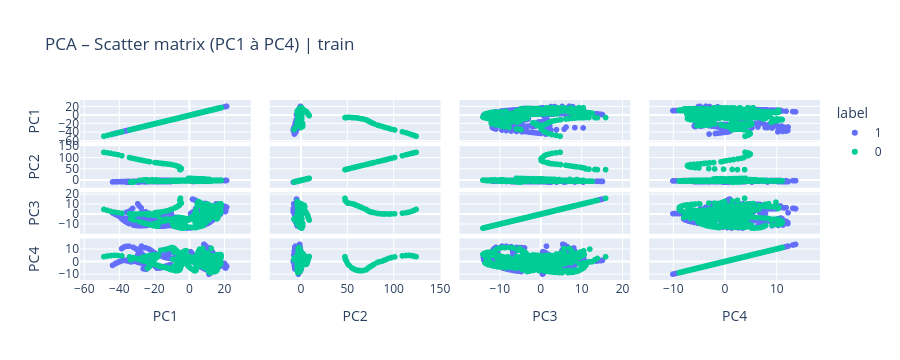
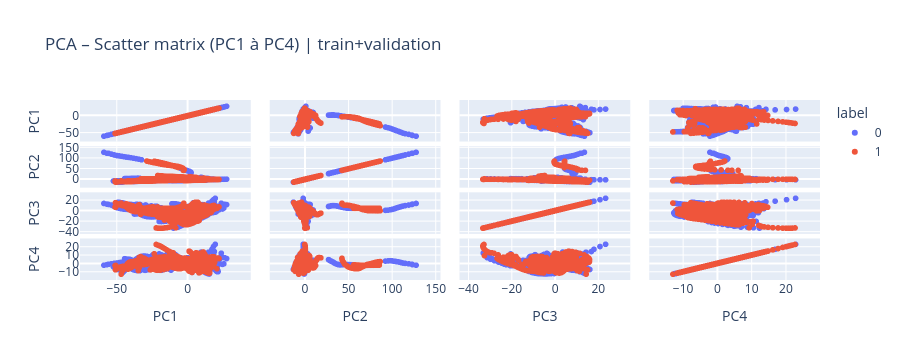

Here is the notebook cell these charts were saved with, in order:
### Code cell
fig = px.scatter_matrix(
    X_plot,
    dimensions=["PC1", "PC2", "PC3", "PC4"],
    color="label",
    title="PCA – Scatter matrix (PC1 à PC4) | train"
)
fig.show()

fig = px.scatter_matrix(
    X_plot_tot,
    dimensions=["PC1", "PC2", "PC3", "PC4"],
    color="label",
    title="PCA – Scatter matrix (PC1 à PC4) | train+validation"
)
fig.show()

### Figure 1 — Plotly figure (JSON) as saved in the notebook; plotly's stock layout.template omitted (floating-point values rounded to 4 significant figures; data arrays with more than 128 entries replaced by an {"elided": "..."} marker saying what was removed)
{"data": [{"dimensions": [{"axis": {"matches": true}, "label": "PC1", "values": {"elided": "382 float values"}}, {"axis": {"matches": true}, "label": "PC2", "values": {"elided": "382 float values"}}, {"axis": {"matches": true}, "label": "PC3", "values": {"elided": "382 float values"}}, {"axis": {"matches": true}, "label": "PC4", "values": {"elided": "382 float values"}}], "hovertemplate": "label=1<br>%{xaxis.title.text}=%{x}<br>%{yaxis.title.text}=%{y}<extra></extra>", "legendgroup": "1", "marker": {"color": "#636efa", "symbol": "circle"}, "name": "1", "showlegend": true, "type": "splom"}, {"dimensions": [{"axis": {"matches": true}, "label": "PC1", "values": {"elided": "500 float values"}}, {"axis": {"matches": true}, "label": "PC2", "values": {"elided": "500 float values"}}, {"axis": {"matches": true}, "label": "PC3", "values": {"elided": "500 float values"}}, {"axis": {"matches": true}, "label": "PC4", "values": {"elided": "500 float values"}}], "hovertemplate": "label=0<br>%{xaxis.title.text}=%{x}<br>%{yaxis.title.text}=%{y}<extra></extra>", "legendgroup": "0", "marker": {"color": "#00cc96", "symbol": "circle"}, "name": "0", "showlegend": true, "type": "splom"}], "layout": {"dragmode": "select", "height": 360, "legend": {"title": {"text": "label"}, "tracegroupgap": 0}, "title": {"text": "PCA – Scatter matrix (PC1 à PC4) | train"}, "xaxis": {"autorange": true, "range": [-62.44, 35.0], "type": "linear"}, "xaxis2": {"autorange": true, "range": [-33.68, 150.5], "type": "linear"}, "xaxis3": {"autorange": true, "range": [-19.88, 21.88], "type": "linear"}, "xaxis4": {"autorange": true, "range": [-14.66, 18.37], "type": "linear"}, "yaxis": {"autorange": true, "range": [-62.44, 35.0], "type": "linear"}, "yaxis2": {"autorange": true, "range": [-33.68, 150.5], "type": "linear"}, "yaxis3": {"autorange": true, "range": [-19.88, 21.88], "type": "linear"}, "yaxis4": {"autorange": true, "range": [-14.66, 18.37], "type": "linear"}}}

### Figure 2 — Plotly figure (JSON) as saved in the notebook; plotly's stock layout.template omitted (floating-point values rounded to 4 significant figures; data arrays with more than 128 entries replaced by an {"elided": "..."} marker saying what was removed)
{"data": [{"dimensions": [{"axis": {"matches": true}, "label": "PC1", "values": {"elided": "2593 float values"}}, {"axis": {"matches": true}, "label": "PC2", "values": {"elided": "2593 float values"}}, {"axis": {"matches": true}, "label": "PC3", "values": {"elided": "2593 float values"}}, {"axis": {"matches": true}, "label": "PC4", "values": {"elided": "2593 float values"}}], "hovertemplate": "label=0<br>%{xaxis.title.text}=%{x}<br>%{yaxis.title.text}=%{y}<extra></extra>", "legendgroup": "0", "marker": {"color": "#636efa", "symbol": "circle"}, "name": "0", "showlegend": true, "type": "splom"}, {"dimensions": [{"axis": {"matches": true}, "label": "PC1", "values": {"elided": "1839 float values"}}, {"axis": {"matches": true}, "label": "PC2", "values": {"elided": "1839 float values"}}, {"axis": {"matches": true}, "label": "PC3", "values": {"elided": "1839 float values"}}, {"axis": {"matches": true}, "label": "PC4", "values": {"elided": "1839 float values"}}], "hovertemplate": "label=1<br>%{xaxis.title.text}=%{x}<br>%{yaxis.title.text}=%{y}<extra></extra>", "legendgroup": "1", "marker": {"color": "#EF553B", "symbol": "circle"}, "name": "1", "showlegend": true, "type": "splom"}], "layout": {"dragmode": "select", "height": 360, "legend": {"title": {"text": "label"}, "tracegroupgap": 0}, "title": {"text": "PCA – Scatter matrix (PC1 à PC4) | train+validation"}, "xaxis": {"autorange": true, "range": [-75.96, 44.6], "type": "linear"}, "xaxis2": {"autorange": true, "range": [-40.45, 155.5], "type": "linear"}, "xaxis3": {"autorange": true, "range": [-44.19, 34.74], "type": "linear"}, "xaxis4": {"autorange": true, "range": [-19.9, 29.93], "type": "linear"}, "yaxis": {"autorange": true, "range": [-75.96, 44.6], "type": "linear"}, "yaxis2": {"autorange": true, "range": [-40.45, 155.5], "type": "linear"}, "yaxis3": {"autorange": true, "range": [-44.19, 34.74], "type": "linear"}, "yaxis4": {"autorange": true, "range": [-19.9, 29.93], "type": "linear"}}}
